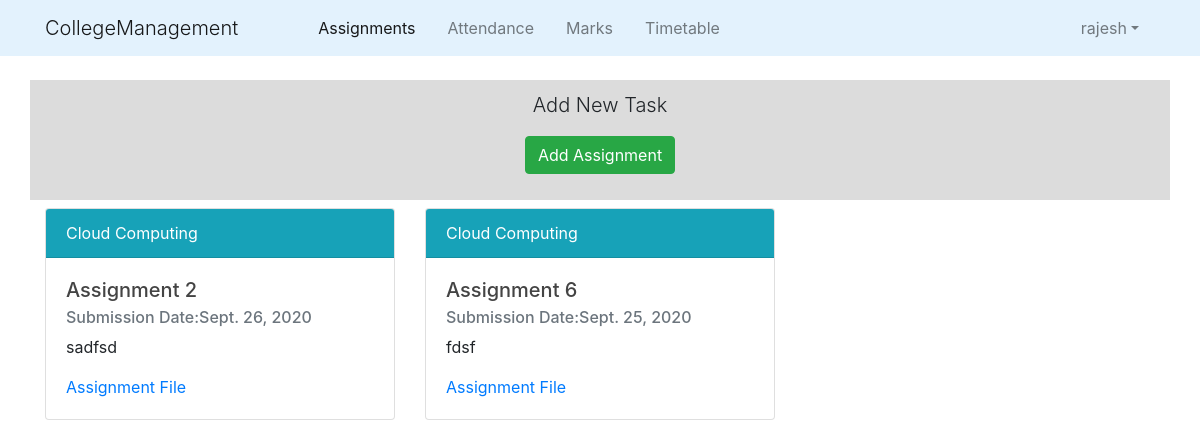
/home/ (signed in), run on an earlier commit of the app's database.
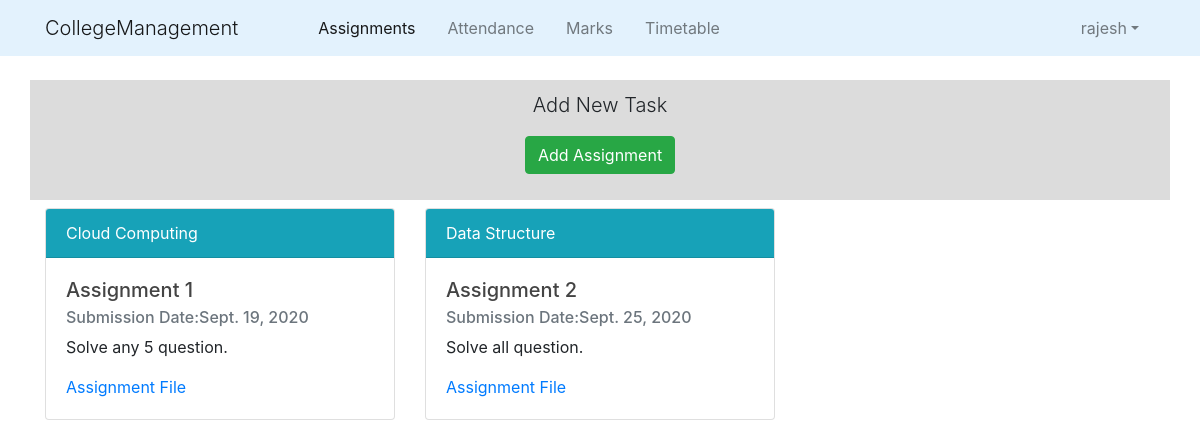
And on a later commit of the database.
### college_info/models.py (models this page shows, shortened)
class Assignment(models.Model):
    teach = models.ForeignKey(Teaches,on_delete=models.CASCADE)
    title = models.CharField(max_length=100)
    message = models.TextField()
    submission_date = models.DateField()
    doc = models.FileField(upload_to='assignments')
    @property
    def date_passed(self):
        return date.today() > self.submission_date

class Teaches(models.Model):
    batch = models.ForeignKey(Batch,on_delete=models.CASCADE)
    course = models.ForeignKey(Course,on_delete=models.CASCADE)
    staff = models.ForeignKey(Staff,on_delete=models.CASCADE)
    class Meta:
        unique_together=['batch','course','staff']
    def __str__(self):
        btch = Batch.objects.get(id = self.batch_id)
        crs = Course.objects.get(id = self.course_id)
        stf = Staff.objects.get(id=self.staff_id)
        return '{}:{}'.format(btch,crs)

class Course(models.Model):
    id = models.CharField(primary_key=True,max_length=50)
    name = models.CharField(max_length=50)
    department = models.ForeignKey(Dept,on_delete=models.CASCADE)
    def __str__(self):
        return '{}'.format(self.name)

### college_info/views.py (the view)
# urls.py: 2. Add a URL to urlpatterns:  path('', views.home, name='home')
@login_required()
def home(request):
    context={}
    if request.user.is_teacher:
        if request.method == 'POST':
            form = AssignmentForm(request.POST,request.FILES)
            if form.is_valid():
                form.save()
                return redirect('home')
        else:
            form = AssignmentForm()
            form.fields['teach'].queryset=Teaches.objects.filter(staff__id=request.user.staff.id)
            context['assignments']=Assignment.objects.filter(teach__staff__id=request.user.staff.id)
            context['form']=form
        return render(request,'college_info/staff_home.html',context)
    else:
        context['assignments']=Assignment.objects.filter(teach__batch__id=request.user.student.batch_id.id)
    return render(request,'college_info/home.html',context)

### college_info/models.py (called while the page is built)
    @property
    def is_teacher(self):
        if hasattr(self,'staff'):
            return True
        else:
            return False

    @property
    def is_student(self):
        if hasattr(self,'student'):
            return True
        else:
            return False

    def __str__(self):
        return '{}'.format(self.name)

    def __str__(self):
        d = Dept.objects.get(name=self.department)
        return '{}:{}{}'.format(d.name,self.sem,self.section)

### college_info/templates/college_info/staff_home.html (shortened to what this page needs)
{% extends "college_info/base.html" %}
{% load crispy_forms_tags %}
{% block content %}
    <div class="container mb-2 text-center" style="background:#DCDCDC; height:120px; padding:10px;">
        <p class="lead">Add New Task</p>
        <button type="button" class="btn btn-success" data-toggle="modal" data-target="#assignmentform">Add Assignment</button>
    </div>
    <div class="container">
        {% if assignments %}
            <div class="row">
                {% for assign in assignments %}
                    {% if not assign.date_passed %}
                        <div class="col-md-4">
                            <div class="card mb-2">
                                <div class="card-header text-white bg-info">
                                {{ assign.teach.course }}
                                </div>
                                <div class="card-body">
                                    <h5 class="card-title">{{ assign.title }}</h5>
                                    <h6 class="card-subtitle mb-2 text-muted">Submission Date:{{ assign.submission_date }}</h6>
                                    <p class="card-text">{{ assign.message }}</p>
                                    <a href="{{ assign.doc.url }}" class="card-link">Assignment File</a>
                                </div>
                            </div>
                        </div>
                    {% endif %}
                {% endfor %}
            </div>
        {% else %}
            <div class="row justify-content-center">
                <h1 class="display-4 text-muted">No Assignments</h1>
            </div>
        {% endif %}
    </div>
{% endblock content %}

What changed in the data, as far as the page shows it:
removed Assignment: teach.course "Cloud Computing", title "Assignment 2", submission_date "Sept. 26, 2020", message "sadfsd"
removed Assignment: teach.course "Cloud Computing", title "Assignment 6", submission_date "Sept. 25, 2020", message "fdsf"
added Assignment: teach.course "Cloud Computing", title "Assignment 1", submission_date "Sept. 19, 2020", message "Solve any 5 question."
added Assignment: teach.course "Data Structure", title "Assignment 2", submission_date "Sept. 25, 2020", message "Solve all question."
